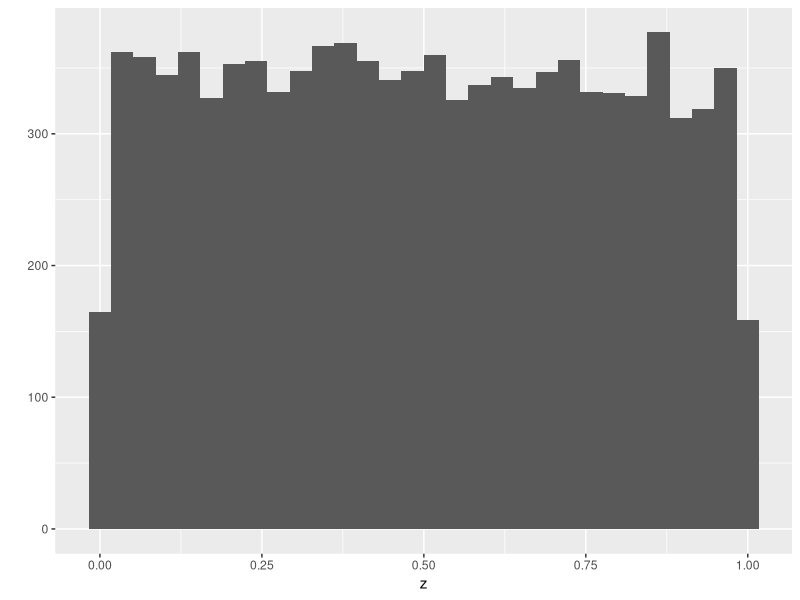
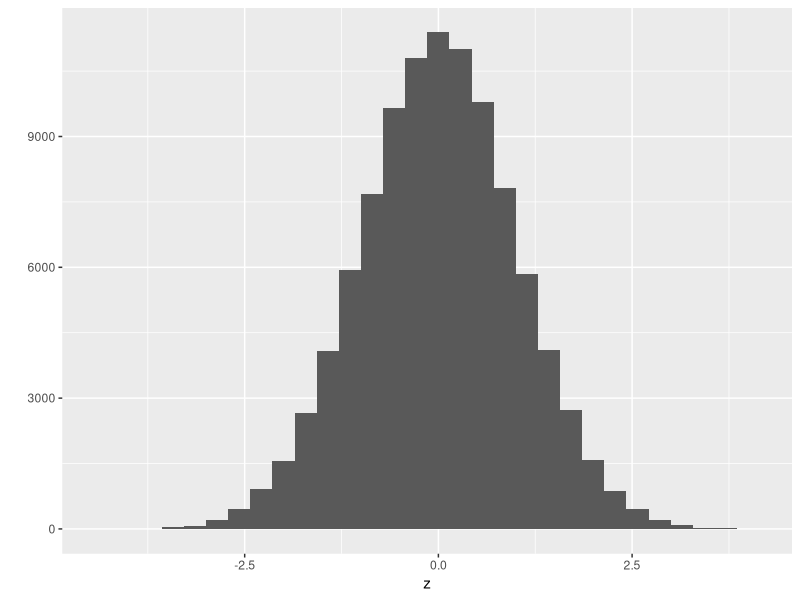

The R source for these figures, in order: (Note: this script raises an error after producing the figures.)
# create an empty vector, specify mode & length
z <- vector(mode="numeric",length=0)  
print(z)

# now add elements to it

z <- c(z,5)
print(z)
# This "dynamic sizing" is very SLOW!

# has 100 0s in a numeric vector
z <- rep(0,100) 
head(z)

# but would be better to start with NAs
z <- rep(NA,100)
head(z)

# but what is its type?
typeof(z)

# take advantage of coercion!
z[1] <- "Washington"
head(z)
typeof(z)
z[c(50,51,52)]


my_vector <- runif(100)
my_names <- paste("Species",seq(1:length(my_vector)),sep="")
names(my_vector) <- my_names
head(my_vector)
str(my_vector)


# has 100 0s in a numeric vector
z <- rep(0,100) 
head(z)

# but would be better to start with NAs
z <- rep(NA,100)
head(z)

# but what is its type?
typeof(z)

# take advantage of coercion!
z[1] <- "Washington"
head(z)
typeof(z)

my_vector <- runif(100)
my_names <- paste("Species",seq(1:length(my_vector)),sep="")

my_names <- paste("Genus",seq(1:length(my_vector)),"Species",sep="_")
head (my_vector)
names(my_vector) <- my_names
head(my_vector)
str(my_vector)


# rep for repeating elements
# first element to repeat and second is the number of repealcations
rep(0.5,6) # give the element (or vector!) and number of times to repeat
rep(x=0.5,times=6) # using the argument names is always prudent
rep(times=6,x=0.5) # with argument names, order is not important
my_vec <- c(1,2,3)
rep(x=my_vec,times=2) # applies to entire vectors
rep(x=my_vec,each=2) # repeat each element individually
rep(x=my_vec,times=my_vec) # what does this do?
rep(x=my_vec,each=my_vec) # and this?
rep(x=my_vec,each=c(3,2,1)) 

seq(from=2, to=4) # set limits for integer sequences
2:4 # very common short cut with no explicit function wrappers
seq(from=2,to=4,by=0.5) # use a by function can generate real numbers
x <- seq(from=2, to=4,length=7) # sometimes easier to just specify the length

my_vec <- 1:length(x) # commonly used, but actually slow
print(my_vec)
seq_along(my_vec) # much faster for models and big data! looking for a vector
seq_len(5) # this is also faster than 1:5, only look at a specific number

set.seed(2400)
runif(5) # 5 random uniform values between 0 and 1
runif(n=3,min=100, max=101) # 3 random uniform values between 100 and 101

rnorm(6) # 6 random normal values with mean 0 and standard deviation 1
rnorm(n=5, mean=100, sd=30) # 5 random normal values with mean 100 and sd 30

## Explore distributions by sampling and plotting
library(ggplot2) # do this at the very start
z <- runif(10000) #default uniform (0,1)
qplot(x=z) #single input parameter x:qplot
z <- rnorm(100000) #default normal (0,1) 
qplot(x=z)


long_vec <- seq_len(10)
typeof(long_vec)
str(long_vec)
# sample reorder the output
sample(x=long_vec) # with no other params, this reorders the vector
sample(x=long_vec, size=3) # specify a number (sampling without replacement)
sample(x=long_vec, size=11) # it won't work because does not have as many so it has to repeat because we did not tell it to replace
# sample always samples without replacement
sample(x=long_vec,size=16,replace=TRUE) # can generate duplicates
my_weights <- c(rep(20,5),rep(100,5)) # create a set of non-zero positive weights (integer or real)
# or 
my_weights <- c(rep(c(20,100), each=5))
print(my_weights)
my_weights <- c(100,100,100,100000,1001,100,100,100,100,100)
sample(x=long_vec,replace=TRUE,prob=my_weights) # sampling with replacement and weights

my_weights <- c(100,100,100,500,1001,100,100,100,100,100)
sample(x=long_vec,replace=TRUE,prob=my_weights) # sampling with replacement and weights

sample(x=long_vec,replace=FALSE,prob=my_weights) # sampling without replacement and weights
sample(x=long_vec,replace=TRUE,prob=long_vec) # what does this do?

z <- c(3.1, 9.2, 1.3, 0.4, 7.5)
# positive index values
z[c(2,3)]
# negative index values to exclude elements
z[-c(2,3)]

sample(z[-c(2,3)])
# create a vector of logical elements to select conditions
z[z<3]
# equivalent to the following
tester <- z<3
print(tester)
z[tester]
# also use which() function to find subscript indicators
which(z<3) # it gives us the coefficient of the variable
# this works, but is overkill; just use the boolean operator
z[which(z<3)]
# can also use length() for relative positioning to last element
z[-(length(z):(length(z)-2))]
# also can subset using named vector elements
names(z) <- letters[1:5]
names(z) <- LETTERS[1:5]
z[c("b","c")]



# < less than
# > greater than
# <= less than or equal to
# >= greater than or equal to
# == equal to

# ! not
# & and (vector)
# | or (vector)
# xor(x,y)
# && and (only for first element)
# || or (only for first element)


x <- 1:5
x
y <- c(1:3,7,7)
y
x == 2
x
x != 2

y_special <- c(y,7)
x == 1 & y_special == 7

x == 1 & y == 7
x == 1 | y == 7
x == 3 | y == 3
xor(x==3, y==3)
x == 3 & y == 3

set.seed(90)
z <- runif(10) # simple integer sequence
print(z)
z < 0.5 # create logical vector
z[z < 0.5] # use as index call
which(z < 0.5) # use to get indices for logical
z[which(z < 0.5)] # does same as above
zD <- c(z,NA,NA) # contaminate it
zD[zD < 0.5] # NA values carried along!
zD[which(zD < 0.5)] # NA values dropped
